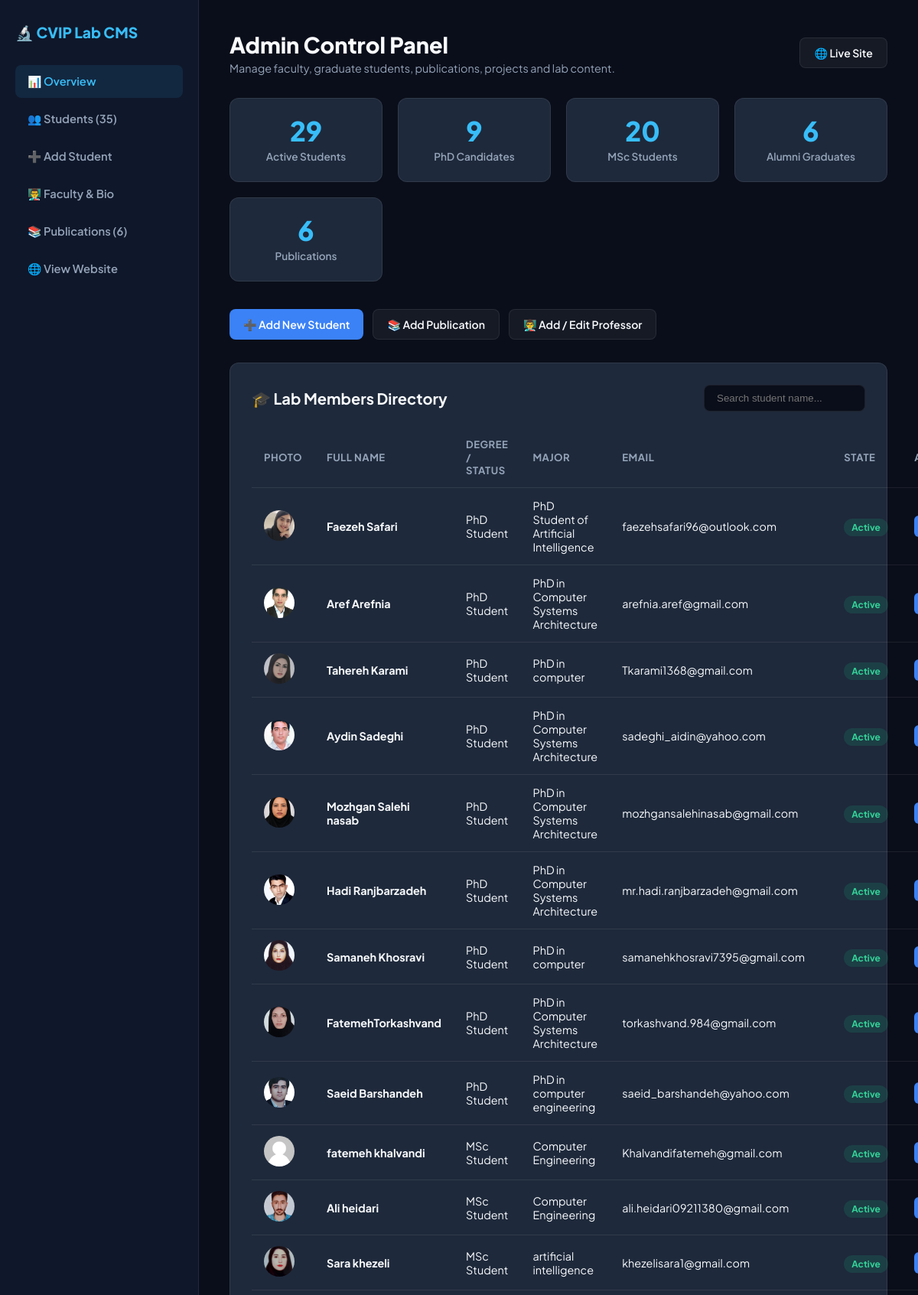
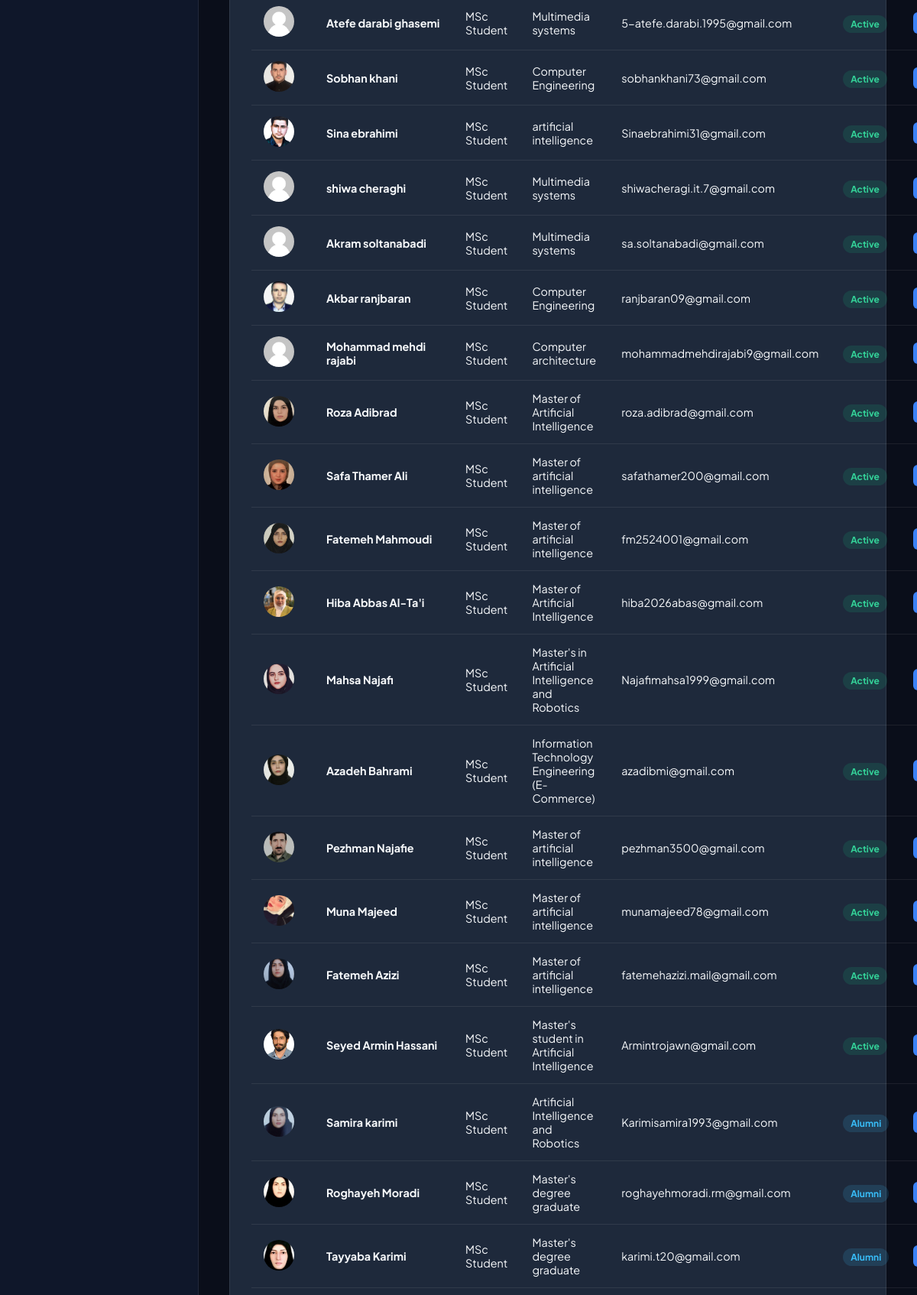
The app's page /research_portal/admin/dashboard.php (signed in, upper part) with its own data (2 pictures, top to bottom).
### tables this page shows
CREATE TABLE IF NOT EXISTS `students` (
  `id` int(11) NOT NULL AUTO_INCREMENT,
  `name` varchar(255) NOT NULL DEFAULT '',
  `full_name` varchar(255) NOT NULL DEFAULT '',
  `email` varchar(255) NOT NULL DEFAULT '',
  `major` varchar(255) NOT NULL DEFAULT '',
  `degree` enum('MSc','PhD') NOT NULL DEFAULT 'MSc',
  `photo` varchar(255) DEFAULT NULL,
  `status` varchar(100) NOT NULL DEFAULT '',
  `thesis_title` text DEFAULT NULL,
  `research_interests` text DEFAULT NULL,
  `contact` varchar(255) NOT NULL DEFAULT '',
  `scholar_link` varchar(500) NOT NULL DEFAULT '',
  `image` varchar(255) DEFAULT NULL,
  `professor_id` int(11) DEFAULT NULL,
  `created_at` timestamp NOT NULL DEFAULT current_timestamp(),
  `graduated` tinyint(1) NOT NULL DEFAULT 0,
  PRIMARY KEY (`id`)
);

### research_portal/admin/dashboard.php (the view, shortened to what this page needs)
<?php
require_once "../includes/db.php";
$total = 0;
$msc = 0;
$phd = 0;
$alumni = 0;
$pub_count = 0;
$res_total = $conn->query("SELECT COUNT(*) as c FROM students WHERE graduated=0");
if ($res_total) $total = $res_total->fetch_assoc()['c'];
$res_msc = $conn->query("SELECT COUNT(*) as c FROM students WHERE (status LIKE '%MSc%' OR degree='MSc') AND graduated=0");
if ($res_msc) $msc = $res_msc->fetch_assoc()['c'];
$res_phd = $conn->query("SELECT COUNT(*) as c FROM students WHERE (status LIKE '%PhD%' OR degree='PhD') AND graduated=0");
if ($res_phd) $phd = $res_phd->fetch_assoc()['c'];
$res_alumni = $conn->query("SELECT COUNT(*) as c FROM students WHERE graduated=1");
if ($res_alumni) $alumni = $res_alumni->fetch_assoc()['c'];
$res_pub = $conn->query("SELECT COUNT(*) as c FROM publications");
if ($res_pub) $pub_count = $res_pub->fetch_assoc()['c'];
$search = isset($_GET['search']) ? trim($_GET['search']) : '';
if ($search !== "") {
    $stmt = $conn->prepare("
        SELECT id, COALESCE(full_name, name) AS full_name, email, major, status, photo, graduated
        FROM students
        WHERE full_name LIKE CONCAT('%', ?, '%') OR name LIKE CONCAT('%', ?, '%') OR email LIKE CONCAT('%', ?, '%')
        ORDER BY id DESC LIMIT 20
    ");
    $stmt->bind_param("sss", $search, $search, $search);
    $stmt->execute();
    $students = $stmt->get_result();
} else {
    $students = $conn->query("
        SELECT id, COALESCE(full_name, name) AS full_name, email, major, status, photo, graduated
        FROM students
        ORDER BY graduated ASC, CASE WHEN status LIKE '%PhD%' OR degree='PhD' THEN 1 ELSE 2 END ASC, id ASC
    ");
}
?>
<!DOCTYPE html>
<html lang="en">
<head>
</head>
<body>
<aside class="sidebar">
    <div class="brand">
        🔬 CVIP Lab CMS
    </div>
    <nav class="nav-links">
        <a href="dashboard.php" class="nav-link active">📊 Overview</a>
        <a href="students.php" class="nav-link">👥 Students (<?= $total + $alumni ?>)</a>
        <a href="add_student.php" class="nav-link">➕ Add Student</a>
        <a href="professor.php" class="nav-link">👨‍🏫 Faculty & Bio</a>
        <a href="add_publication.php" class="nav-link">📚 Publications (<?= $pub_count ?>)</a>
        <a href="../public_page.php" target="_blank" class="nav-link">🌐 View Website</a>
    </nav>
</aside>
<main class="content">
    <div class="top-bar">
        <div class="header-title">
            <h1>Admin Control Panel</h1>
            <p>Manage faculty, graduate students, publications, projects and lab content.</p>
        </div>
        <div>
            <a href="../public_page.php" target="_blank" class="btn btn-secondary">
                🌐 Live Site
            </a>
        </div>
    </div>
    <div class="stats-grid">
        <div class="stat-box">
            <div class="stat-num"><?= $total ?></div>
            <div class="stat-lbl">Active Students</div>
        </div>
        <div class="stat-box">
            <div class="stat-num"><?= $phd ?></div>
            <div class="stat-lbl">PhD Candidates</div>
        </div>
        <div class="stat-box">
            <div class="stat-num"><?= $msc ?></div>
            <div class="stat-lbl">MSc Students</div>
        </div>
        <div class="stat-box">
            <div class="stat-num"><?= $alumni ?></div>
            <div class="stat-lbl">Alumni Graduates</div>
        </div>
        <div class="stat-box">
            <div class="stat-num"><?= $pub_count ?></div>
            <div class="stat-lbl">Publications</div>
        </div>
    </div>
    <div class="quick-actions">
        <a href="add_student.php" class="btn btn-primary">➕ Add New Student</a>
        <a href="add_publication.php" class="btn btn-secondary">📚 Add Publication</a>
        <a href="add_professor.php" class="btn btn-secondary">👨‍🏫 Add / Edit Professor</a>
    </div>
    <div class="card-block">
        <h2>
            <span>🎓 Lab Members Directory</span>
            <form class="search-box" method="GET">
                <input type="text" name="search" placeholder="Search student name..." value="<?= htmlspecialchars($search) ?>">
            </form>
        </h2>
        <table>
            <thead>
                <tr>
                    <th>Photo</th>
                    <th>Full Name</th>
                    <th>Degree / Status</th>
                    <th>Major</th>
                    <th>Email</th>
                    <th>State</th>
                    <th>Actions</th>
                </tr>
            </thead>
            <tbody>
                <?php if ($students && $students->num_rows > 0): ?>
                <?php while ($row = $students->fetch_assoc()): ?>
                <tr>
                    <td>
                        <img class="student-thumb" src="../uploads/<?= !empty($row['photo']) ? htmlspecialchars($row['photo']) : 'default.png' ?>" alt="">
                    </td>
                    <td><strong><?= htmlspecialchars($row['full_name']) ?></strong></td>
                    <td><?= htmlspecialchars($row['status']) ?></td>
                    <td><?= htmlspecialchars($row['major']) ?></td>
                    <td><?= htmlspecialchars($row['email']) ?></td>
                    <td>
                        <span class="badge <?= (int)$row['graduated'] === 1 ? 'badge-alumni' : 'badge-active' ?>">
                            <?= (int)$row['graduated'] === 1 ? 'Alumni' : 'Active' ?>
                        </span>
                    </td>
                    <td>
                        <div class="action-btns">
                            <a href="edit_student.php?id=<?= $row['id'] ?>" class="btn-act btn-edit">Edit</a>
                        </div>
                    </td>
                </tr>
                <?php endwhile; ?>
                <?php else: ?>
                <tr>
                    <td colspan="7" style="text-align: center; color: var(--text-muted);">No students found.</td>
                </tr>
                <?php endif; ?>
            </tbody>
        </table>
    </div>
</main>
</body>
</html>

### research_portal/admin/dashboard.php (style rules this page uses)
:root { --bg-main: #0a0e1a; --bg-side: #0f172a; --bg-card: #1e293b; --border: rgba(255, 255, 255, 0.08); --text-primary: #f8fafc; --text-muted: #94a3b8; --accent: #38bdf8; --accent-blue: #3b82f6; --radius: 12px; }
* { box-sizing: border-box; margin: 0; padding: 0; }
body { font-family: 'Plus Jakarta Sans', sans-serif; background: var(--bg-main); color: var(--text-primary); display: flex; min-height: 100vh; }
.sidebar { width: 260px; background: var(--bg-side); border-right: 1px solid var(--border); padding: 30px 20px; display: flex; flex-direction: column; }
.brand { font-size: 1.2rem; font-weight: 800; color: var(--accent); margin-bottom: 30px; display: flex; align-items: center; gap: 10px; }
.nav-links { display: flex; flex-direction: column; gap: 6px; flex-grow: 1; }
.nav-link { display: flex; align-items: center; gap: 12px; padding: 12px 16px; color: var(--text-muted); text-decoration: none; font-weight: 600; font-size: 0.92rem; border-radius: 8px; transition: all 0.2s; }
.nav-link:hover, .nav-link.active { background: rgba(56, 189, 248, 0.1); color: var(--accent); }
.content { flex: 1; padding: 40px; overflow-y: auto; }
.top-bar { display: flex; justify-content: space-between; align-items: center; margin-bottom: 30px; }
.header-title h1 { font-size: 1.8rem; font-weight: 800; }
.header-title p { color: var(--text-muted); font-size: 0.9rem; margin-top: 4px; }
.stats-grid { display: grid; grid-template-columns: repeat(auto-fit, minmax(180px, 1fr)); gap: 20px; margin-bottom: 36px; }
.stat-box { background: var(--bg-card); border: 1px solid var(--border); border-radius: var(--radius); padding: 24px; text-align: center; transition: transform 0.2s; }
.stat-num { font-size: 2.2rem; font-weight: 800; color: var(--accent); line-height: 1; margin-bottom: 8px; }
.stat-lbl { font-size: 0.85rem; color: var(--text-muted); font-weight: 600; }
.quick-actions { display: flex; gap: 12px; flex-wrap: wrap; margin-bottom: 30px; }
.btn { display: inline-flex; align-items: center; gap: 8px; padding: 10px 18px; border-radius: 8px; font-weight: 600; font-size: 0.88rem; text-decoration: none; cursor: pointer; border: none; transition: all 0.2s; }
.btn-primary { background: var(--accent-blue); color: white; }
.btn-secondary { background: rgba(255, 255, 255, 0.05); color: var(--text-primary); border: 1px solid var(--border); }
.card-block { background: var(--bg-card); border: 1px solid var(--border); border-radius: var(--radius); padding: 28px; margin-bottom: 30px; }
.card-block h2 { font-size: 1.25rem; margin-bottom: 20px; display: flex; justify-content: space-between; align-items: center; }
table { width: 100%; border-collapse: collapse; }
th, td { padding: 14px 16px; text-align: left; border-bottom: 1px solid var(--border); }
th { color: var(--text-muted); font-size: 0.82rem; text-transform: uppercase; letter-spacing: 0.5px; }
td { font-size: 0.9rem; }
.student-thumb { width: 40px; height: 40px; border-radius: 50%; object-fit: cover; }
.badge { padding: 4px 10px; border-radius: 20px; font-size: 0.75rem; font-weight: 700; }
.badge-active { background: rgba(16, 185, 129, 0.15); color: #34d399; }
.badge-alumni { background: rgba(56, 189, 248, 0.15); color: #38bdf8; }
.action-btns { display: flex; gap: 8px; }
.btn-act { padding: 6px 12px; border-radius: 6px; font-size: 0.8rem; font-weight: 600; text-decoration: none; }
.btn-edit { background: var(--accent-blue); color: white; }
.search-box input { background: var(--bg-main); border: 1px solid var(--border); padding: 9px 16px; border-radius: 8px; color: white; outline: none; }

### records on screen
students: photo (picture), full_name "Faezeh Safari", status "PhD Student", major "PhD Student of Artificial Intelligence", email "faezehsafari96@outlook.com", graduated "Active"
students: photo (picture), full_name "Aref Arefnia", status "PhD Student", major "PhD in Computer Systems Architecture", email "arefnia.aref@gmail.com", graduated "Active"
students: photo (picture), full_name "Tahereh Karami", status "PhD Student", major "PhD in computer", email "Tkarami1368@gmail.com", graduated "Active"
students: photo (picture), full_name "Aydin Sadeghi", status "PhD Student", major "PhD in Computer Systems Architecture", email "sadeghi_aidin@yahoo.com", graduated "Active"
students: photo (picture), full_name "Mozhgan Salehi nasab", status "PhD Student", major "PhD in Computer Systems Architecture", email "mozhgansalehinasab@gmail.com", graduated "Active"
students: photo (picture), full_name "Hadi Ranjbarzadeh", status "PhD Student", major "PhD in Computer Systems Architecture", email "mr.hadi.ranjbarzadeh@gmail.com", graduated "Active"
students: photo (picture), full_name "Samaneh Khosravi", status "PhD Student", major "PhD in computer", email "samanehkhosravi7395@gmail.com", graduated "Active"
students: photo (picture), full_name "FatemehTorkashvand", status "PhD Student", major "PhD in Computer Systems Architecture", email "torkashvand.984@gmail.com", graduated "Active"
students: photo (picture), full_name "Saeid Barshandeh", status "PhD Student", major "PhD in computer engineering", email "saeid_barshandeh@yahoo.com", graduated "Active"
students: photo (picture), full_name "fatemeh khalvandi", status "MSc Student", major "Computer Engineering", email "Khalvandifatemeh@gmail.com", graduated "Active"
students: photo (picture), full_name "Ali heidari", status "MSc Student", major "Computer Engineering", email "ali.heidari09211380@gmail.com", graduated "Active"
students: photo (picture), full_name "Sara khezeli", status "MSc Student", major "artificial intelligence", email "khezelisara1@gmail.com", graduated "Active"
students: photo (picture), full_name "Atefe darabi ghasemi", status "MSc Student", major "Multimedia systems", email "5-atefe.darabi.1995@gmail.com", graduated "Active"
students: photo (picture), full_name "Sobhan khani", status "MSc Student", major "Computer Engineering", email "sobhankhani73@gmail.com", graduated "Active"
students: photo (picture), full_name "Sina ebrahimi", status "MSc Student", major "artificial intelligence", email "Sinaebrahimi31@gmail.com", graduated "Active"
students: photo (picture), full_name "shiwa cheraghi", status "MSc Student", major "Multimedia systems", email "shiwacheragi.it.7@gmail.com", graduated "Active"
students: photo (picture), full_name "Akram soltanabadi", status "MSc Student", major "Multimedia systems", email "sa.soltanabadi@gmail.com", graduated "Active"
students: photo (picture), full_name "Akbar ranjbaran", status "MSc Student", major "Computer Engineering", email "ranjbaran09@gmail.com", graduated "Active"
students: photo (picture), full_name "Mohammad mehdi rajabi", status "MSc Student", major "Computer architecture", email "mohammadmehdirajabi9@gmail.com", graduated "Active"
students: photo (picture), full_name "Roza Adibrad", status "MSc Student", major "Master of Artificial Intelligence", email "roza.adibrad@gmail.com", graduated "Active"
students: photo (picture), full_name "Safa Thamer Ali", status "MSc Student", major "Master of artificial intelligence", email "safathamer200@gmail.com", graduated "Active"
students: photo (picture), full_name "Fatemeh Mahmoudi", status "MSc Student", major "Master of artificial intelligence", email "fm2524001@gmail.com", graduated "Active"
students: photo (picture), full_name "Hiba Abbas Al-Ta'i", status "MSc Student", major "Master of Artificial Intelligence", email "hiba2026abas@gmail.com", graduated "Active"
students: photo (picture), full_name "Mahsa Najafi", status "MSc Student", major "Master's in Artificial Intelligence and Robotics", email "Najafimahsa1999@gmail.com", graduated "Active"
students: photo (picture), full_name "Azadeh Bahrami", status "MSc Student", major "Information Technology Engineering (E-Commerce)", email "azadibmi@gmail.com", graduated "Active"
students: photo (picture), full_name "Pezhman Najafie", status "MSc Student", major "Master of artificial intelligence", email "pezhman3500@gmail.com", graduated "Active"
students: photo (picture), full_name "Muna Majeed", status "MSc Student", major "Master of artificial intelligence", email "munamajeed78@gmail.com", graduated "Active"
students: photo (picture), full_name "Fatemeh Azizi", status "MSc Student", major "Master of artificial intelligence", email "fatemehazizi.mail@gmail.com", graduated "Active"
students: photo (picture), full_name "Seyed Armin Hassani", status "MSc Student", major "Master's student in Artificial Intelligence", email "Armintrojawn@gmail.com", graduated "Active"
students: photo (picture), full_name "Samira karimi", status "MSc Student", major "Artificial Intelligence and Robotics", email "Karimisamira1993@gmail.com", graduated "Alumni"
students: photo (picture), full_name "Roghayeh Moradi", status "MSc Student", major "Master's degree graduate", email "roghayehmoradi.rm@gmail.com", graduated "Alumni"
students: photo (picture), full_name "Tayyaba Karimi", status "MSc Student", major "Master's degree graduate", email "karimi.t20@gmail.com", graduated "Alumni"

### other values on screen
$total + $alumni "35"
$pub_count "6"
$total "29"
$phd "9"
$msc "20"
$alumni "6"
